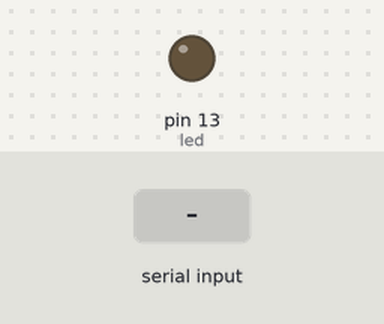
The sketch below on a simulated Arduino Uno, built with avr-gcc and run on an emulated ATmega328P. Shown: output pins drawn as LEDs (lit = HIGH). The inputs (shaded band) are chosen by the test bench.

Above: at 1.2 s.
1.3 s: "a" received over Serial
At 2.0 s:
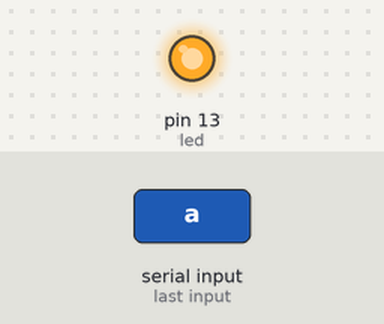
2.8 s: "b" received over Serial
At 3.2 s:
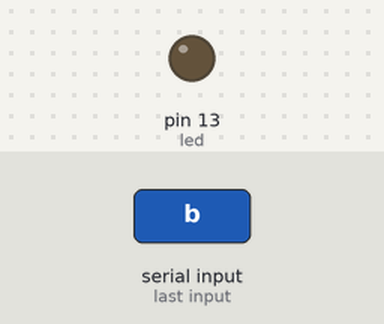
Timing chart, 0 to 5.8 s (numbered marks = the images above; inputs shaded):
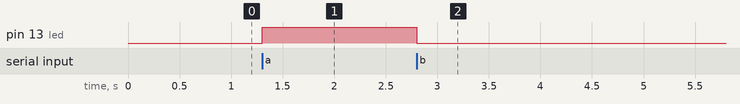

The sketch:

9.bluetooth_hc05.ino
```cpp
int led=13;
void setup() {
  // put your setup code here, to run once:
pinMode(led,OUTPUT);
Serial.begin(9600);
}

void loop() {
  // put your main code here, to run repeatedly:
while(Serial.available())
{
  char z=Serial.read();
  if(z=='a')
    digitalWrite(led,HIGH);

  else if(z=='b')
    digitalWrite(led,LOW);
}
}
```

Measured:
- after the input at 1.3 s, pin 13 (led): LOW → HIGH at once
- after the input at 2.8 s, pin 13 (led): HIGH → LOW at once
